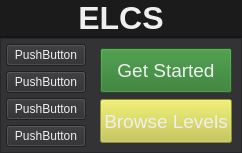
         <widget class="QFrame" name="Showcase">
          <property name="styleSheet">
           <string notr="true">QFrame {background-color:#1b1b1c;}</string>
          </property>
          <property name="frameShape">
           <enum>QFrame::Shape::NoFrame</enum>
          </property>
          <property name="frameShadow">
           <enum>QFrame::Shadow::Raised</enum>
          </property>
          <property name="lineWidth">
           <number>0</number>
          </property>
          <layout class="QVBoxLayout" name="verticalLayout_2" stretch="1,7">
           <property name="spacing">
            <number>0</number>
           </property>
           <property name="leftMargin">
            <number>0</number>
           </property>
           <property name="topMargin">
            <number>0</number>
           </property>
           <property name="rightMargin">
            <number>0</number>
           </property>
           <property name="bottomMargin">
            <number>0</number>
           </property>
           <item>
            <widget class="QLabel" name="label">
             <property name="maximumSize">
              <size>
               <width>16777215</width>
               <height>64</height>
              </size>
             </property>
             <property name="styleSheet">
              <string notr="true">QLabel { color: #efefef; font-weight: bold; font-size: 24pt; }</string>
             </property>
             <property name="frameShape">
              <enum>QFrame::Shape::NoFrame</enum>
             </property>
             <property name="lineWidth">
              <number>0</number>
             </property>
             <property name="text">
              <string>ELCS</string>
             </property>
             <property name="alignment">
              <set>Qt::AlignmentFlag::AlignCenter</set>
             </property>
            </widget>
           </item>
           <item>
            <widget class="QFrame" name="levelFrame">
             <property name="frameShape">
              <enum>QFrame::Shape::NoFrame</enum>
             </property>
             <property name="frameShadow">
              <enum>QFrame::Shadow::Raised</enum>
             </property>
             <property name="lineWidth">
              <number>0</number>
             </property>
             <layout class="QVBoxLayout" name="verticalLayout_4" stretch="5,2">
              <property name="spacing">
               <number>0</number>
              </property>
              <property name="leftMargin">
               <number>0</number>
              </property>
              <property name="topMargin">
               <number>0</number>
              </property>
              <property name="rightMargin">
               <number>0</number>
              </property>
              <property name="bottomMargin">
               <number>0</number>
              </property>
              <item>
               <widget class="QFrame" name="levelShowcaseFrame">
                <property name="frameShape">
                 <enum>QFrame::Shape::StyledPanel</enum>
                </property>
                <property name="frameShadow">
                 <enum>QFrame::Shadow::Raised</enum>
                </property>
                <layout class="QHBoxLayout" name="horizontalLayout_2">
                 <property name="spacing">
                  <number>0</number>
                 </property>
                 <property name="leftMargin">
                  <number>0</number>
                 </property>
                 <property name="topMargin">
                  <number>0</number>
                 </property>
                 <property name="rightMargin">
                  <number>0</number>
                 </property>
                 <property name="bottomMargin">
                  <number>0</number>
                 </property>
                 <item>
                  <widget class="QFrame" name="puzzleShowcaseFrame">
                   <property name="frameShape">
                    <enum>QFrame::Shape::StyledPanel</enum>
                   </property>
                   <property name="frameShadow">
                    <enum>QFrame::Shadow::Raised</enum>
                   </property>
                  </widget>
                 </item>
                 <item>
                  <widget class="QFrame" name="tutorialShowcaseFrame">
                   <property name="frameShape">
                    <enum>QFrame::Shape::StyledPanel</enum>
                   </property>
                   <property name="frameShadow">
                    <enum>QFrame::Shadow::Raised</enum>
                   </property>
                  </widget>
                 </item>
                </layout>
               </widget>
              </item>
              <item>
               <widget class="QFrame" name="levelControlFrame">
                <property name="styleSheet">
                 <string notr="true">QFrame {background-color:rgb(51, 51, 53);}</string>
                </property>
                <property name="frameShape">
                 <enum>QFrame::Shape::StyledPanel</enum>
                </property>
                <property name="frameShadow">
                 <enum>QFrame::Shadow::Raised</enum>
                </property>
                <layout class="QHBoxLayout" name="horizontalLayout_3" stretch="1,2">
                 <property name="spacing">
                  <number>0</number>
                 </property>
                 <property name="leftMargin">
                  <number>0</number>
                 </property>
                 <property name="topMargin">
                  <number>0</number>
                 </property>
                 <property name="rightMargin">
                  <number>0</number>
                 </property>
                 <property name="bottomMargin">
                  <number>0</number>
                 </property>
                 <item>
                  <widget class="QFrame" name="frame_3">
                   <property name="frameShape">
                    <enum>QFrame::Shape::NoFrame</enum>
                   </property>
                   <property name="frameShadow">
                    <enum>QFrame::Shadow::Raised</enum>
                   </property>
                   <property name="lineWidth">
                    <number>0</number>
                   </property>
                   <layout class="QVBoxLayout" name="verticalLayout_5">
                    <property name="spacing">
                     <number>5</number>
                    </property>
                    <property name="leftMargin">
                     <number>5</number>
                    </property>
                    <property name="topMargin">
                     <number>5</number>
                    </property>
                    <property name="rightMargin">
                     <number>5</number>
                    </property>
                    <property name="bottomMargin">
                     <number>5</number>
                    </property>
                    <item>
                     <widget class="QPushButton" name="pushButton_15">
                      <property name="sizePolicy">
                       <sizepolicy hsizetype="Minimum" vsizetype="Expanding">
                        <horstretch>0</horstretch>
                        <verstretch>0</verstretch>
                       </sizepolicy>
                      </property>
                      <property name="styleSheet">
                       <string notr="true">QPushButton {
	background-color:rgb(45, 45, 47);
	font-size: 9pt;
	color: #efefef;
}
QPushButton:hover {
    background-color: rgb(78, 78, 81);
}

QPushButton:pressed {
    background-color: rgb(122, 122, 127);
}</string>
                      </property>
                      <property name="text">
                       <string>PushButton</string>
                      </property>
                      <property name="default">
                       <bool>false</bool>
                      </property>
                      <property name="flat">
                       <bool>false</bool>
                      </property>
                     </widget>
                    </item>
                    <item>
                     <widget class="QPushButton" name="pushButton_18">
                      <property name="sizePolicy">
                       <sizepolicy hsizetype="Minimum" vsizetype="Expanding">
                        <horstretch>0</horstretch>
                        <verstretch>0</verstretch>
                       </sizepolicy>
                      </property>
                      <property name="styleSheet">
                       <string notr="true">QPushButton {
	background-color:rgb(45, 45, 47);
	font-size: 9pt;
	color: #efefef;
}
QPushButton:hover {
    background-color: rgb(78, 78, 81);
}

QPushButton:pressed {
    background-color: rgb(122, 122, 127);
}</string>
                      </property>
                      <property name="text">
                       <string>PushButton</string>
                      </property>
                      <property name="default">
                       <bool>false</bool>
                      </property>
                      <property name="flat">
                       <bool>false</bool>
                      </property>
                     </widget>
                    </item>
                    <item>
                     <widget class="QPushButton" name="pushButton_17">
                      <property name="sizePolicy">
                       <sizepolicy hsizetype="Minimum" vsizetype="Expanding">
                        <horstretch>0</horstretch>
                        <verstretch>0</verstretch>
                       </sizepolicy>
                      </property>
                      <property name="styleSheet">
                       <string notr="true">QPushButton {
	background-color:rgb(45, 45, 47);
	font-size: 9pt;
	color: #efefef;
}
QPushButton:hover {
    background-color: rgb(78, 78, 81);
}

QPushButton:pressed {
    background-color: rgb(122, 122, 127);
}</string>
                      </property>
                      <property name="text">
                       <string>PushButton</string>
                      </property>
                      <property name="default">
                       <bool>false</bool>
                      </property>
                      <property name="flat">
                       <bool>false</bool>
                      </property>
                     </widget>
                    </item>
                    <item>
                     <widget class="QPushButton" name="pushButton_16">
                      <property name="sizePolicy">
                       <sizepolicy hsizetype="Minimum" vsizetype="Expanding">
                        <horstretch>0</horstretch>
                        <verstretch>0</verstretch>
                       </sizepolicy>
                      </property>
                      <property name="styleSheet">
                       <string notr="true">QPushButton {
	background-color:rgb(45, 45, 47);
	font-size: 9pt;
	color: #efefef;
}
QPushButton:hover {
    background-color: rgb(78, 78, 81);
}

QPushButton:pressed {
    background-color: rgb(122, 122, 127);
}</string>
                      </property>
                      <property name="text">
                       <string>PushButton</string>
                      </property>
                      <property name="default">
                       <bool>false</bool>
                      </property>
                      <property name="flat">
                       <bool>false</bool>
                      </property>
                     </widget>
                    </item>
                   </layout>
                  </widget>
                 </item>
                 <item>
                  <widget class="QFrame" name="frame_4">
                   <property name="frameShape">
                    <enum>QFrame::Shape::NoFrame</enum>
                   </property>
                   <property name="frameShadow">
                    <enum>QFrame::Shadow::Raised</enum>
                   </property>
                   <property name="lineWidth">
                    <number>0</number>
                   </property>
                   <layout class="QVBoxLayout" name="verticalLayout_6">
                    <item>
                     <widget class="QPushButton" name="pushButton_21">
                      <property name="sizePolicy">
                       <sizepolicy hsizetype="Minimum" vsizetype="MinimumExpanding">
                        <horstretch>0</horstretch>
                        <verstretch>0</verstretch>
                       </sizepolicy>
                      </property>
                      <property name="styleSheet">
                       <string notr="true">QPushButton {
	background-color:rgb(39, 117, 39);
	font-size: 14pt;
	color: #efefef;
}
QPushButton:hover {
    background-color: #489448;
}

QPushButton:pressed {
    background-color: rgb(83, 170, 83)
}</string>
                      </property>
                      <property name="text">
                       <string>Get Started</string>
                      </property>
                     </widget>
                    </item>
                    <item>
                     <widget class="QPushButton" name="pushButton_20">
                      <property name="sizePolicy">
                       <sizepolicy hsizetype="Minimum" vsizetype="MinimumExpanding">
                        <horstretch>0</horstretch>
                        <verstretch>0</verstretch>
                       </sizepolicy>
                      </property>
                      <property name="styleSheet">
                       <string notr="true">QPushButton {
	background-color:rgb(200, 200, 67);
	font-size: 14pt;
	color: #efefef;
}
QPushButton:hover {
    background-color: rgb(225, 225, 75);
}

QPushButton:pressed {
    background-color: rgb(243, 243, 81);
}</string>
                      </property>
                      <property name="text">
                       <string>Browse Levels</string>
                      </property>
                     </widget>
                    </item>
                   </layout>
                  </widget>
                 </item>
                </layout>
               </widget>
              </item>
             </layout>
            </widget>
           </item>
          </layout>
         </widget>
